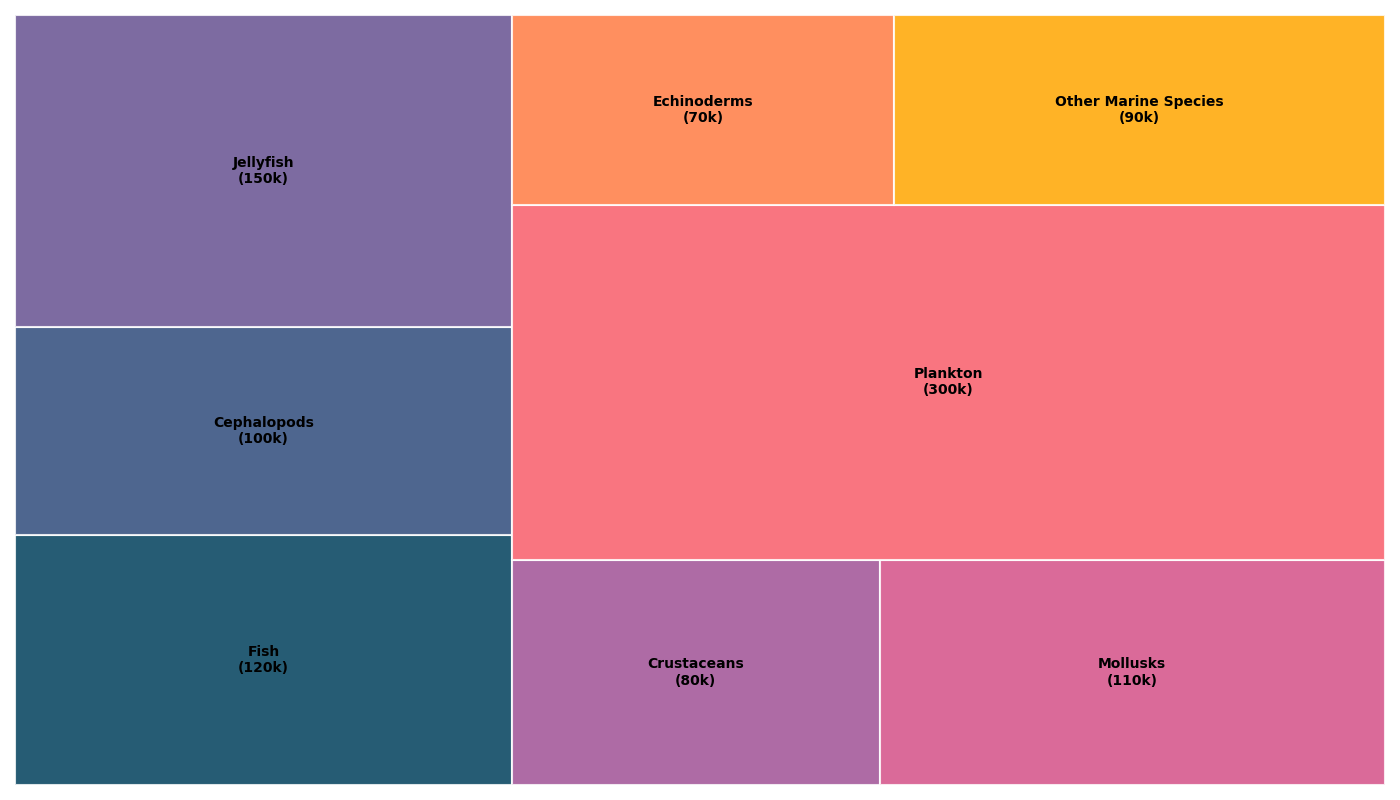

Python code for this plot:
import matplotlib.pyplot as plt
import squarify

ecosystem_labels = [
    'Fish\n(120k)', 'Cephalopods\n(100k)', 'Jellyfish\n(150k)', 
    'Crustaceans\n(80k)', 'Mollusks\n(110k)', 'Plankton\n(300k)', 
    'Echinoderms\n(70k)', 'Other Marine Species\n(90k)'
]
populations = [120, 100, 150, 80, 110, 300, 70, 90]

colors = ['#003f5c', '#2f4b7c', '#665191', '#a05195', '#d45087', '#f95d6a', '#ff7c43', '#ffa600']

plt.figure(figsize=(14, 8))

squarify.plot(sizes=populations, label=ecosystem_labels, color=colors, alpha=0.85, 
              text_kwargs={'fontsize': 10, 'weight': 'bold'}, edgecolor="white", linewidth=1.5)

plt.axis('off')

plt.tight_layout()

plt.show()
